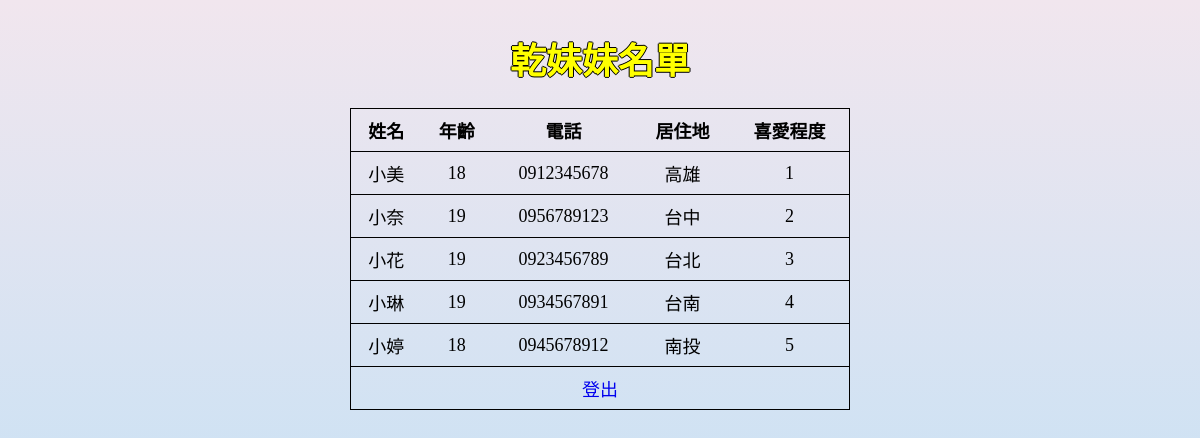
/mysticSystem (signed in), run on the app's committed database.
### tables this page shows
CREATE TABLE `favorite` (
  `uid` int(11) NOT NULL,
  `name` varchar(20) NOT NULL,
  `age` int(3) NOT NULL,
  `phone` varchar(20) NOT NULL,
  `country` varchar(30) NOT NULL,
  `level` int(100) NOT NULL
);

### mysticSystem/index.php (the view, shortened to what this page needs)
<!DOCTYPE html>
<html lang="en">
<head>
    <link rel="stylesheet" media="screen and (max-width: 750px)" href="../css/small.css">
</head>
<body>
    <table class="showList">
        <caption><h1>乾妹妹名單</h1></caption>
        <tr>
            <th>姓名</th>
            <th>年齡</th>
            <th>電話</th>
            <th>居住地</th>
            <th>喜愛程度</th>
        </tr>
<?php
    require('dbconfig.php');
    $sql = "select * from favorite order by level;";
    $result = mysqli_query($db, $sql);
    while($rs = mysqli_fetch_assoc($result)){
        echo "<tr><td>", $rs['name'],
        "</td><td>", $rs['age'],
        "</td><td>", $rs['phone'],
        "</td><td>", $rs['country'],
        "</td><td>", $rs['level'],
        "</td>";
    }
    echo "<tr><td colspan=5><a href='../'>登出</a></td></tr>";
?>
    </table>
</body>
</html>

### css/small.css (style rules this page uses)
.login, .showList { box-sizing: border-box; width: 100%; margin: 0; border: 0; }

### mysticSystem/index.php (style rules this page uses)
body { font-family: '微軟正黑體'; background: linear-gradient(#F1E6EE, #B4DFF8); min-height: 100vh; }
h1 { color: yellow; text-shadow: -1px 0 black, 0 1px black, 1px 0 black, 0 -1px black; user-select: none; }
.showList { width: 500px; margin: 0 auto; text-align: center; border: 1px solid black; border-collapse: collapse; font-size: 18px; }
.showList th, td { border-bottom: 1px solid black; padding: 8px; }
.showList a { text-decoration: none; }

### data on the page
favorite: name "小美", age "18", phone "0912345678", country "高雄", level "1"
favorite: name "小奈", age "19", phone "0956789123", country "台中", level "2"
favorite: name "小花", age "19", phone "0923456789", country "台北", level "3"
favorite: name "小琳", age "19", phone "0934567891", country "台南", level "4"
favorite: name "小婷", age "18", phone "0945678912", country "南投", level "5"
